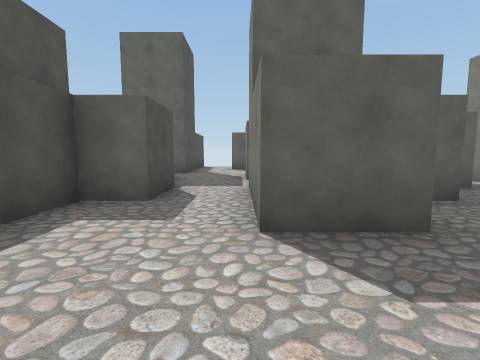
[1] (above)

24 first-person views from a walk through a 3-D level made in the Unity game engine. The camera is 1.4 m above the floor, tilts 6° down and sees 85° across. The floor is counted in squares, 2 m on a side. Each view is taken from the middle of a square. On the plan, view 1 faces up. The plan holds only what a view shows up to about 9 squares ahead; the rest is blank. The player is left out.

[2]
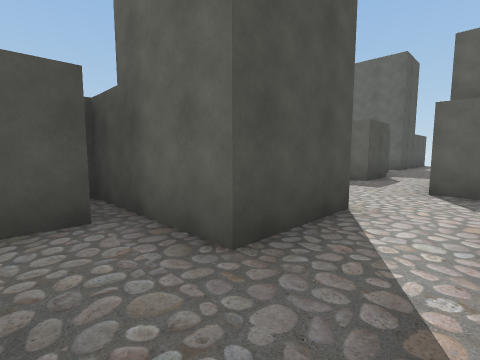

[3]
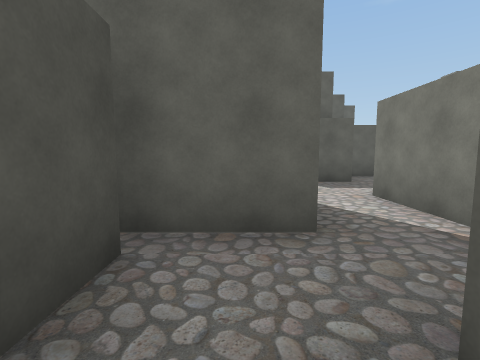

[4]
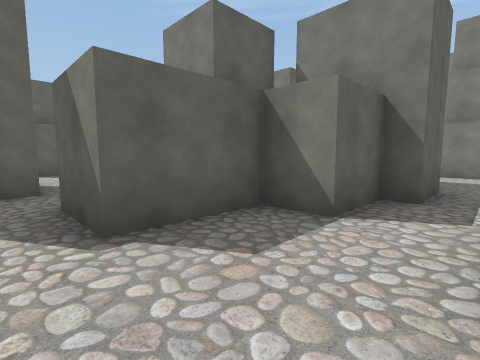

[5]
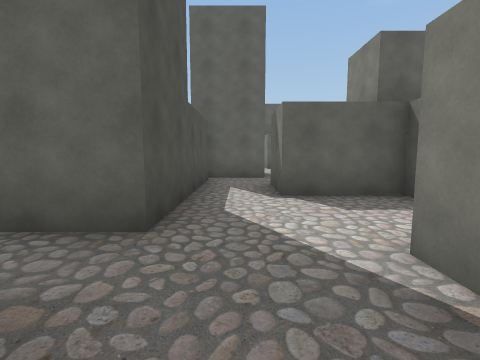

[6]
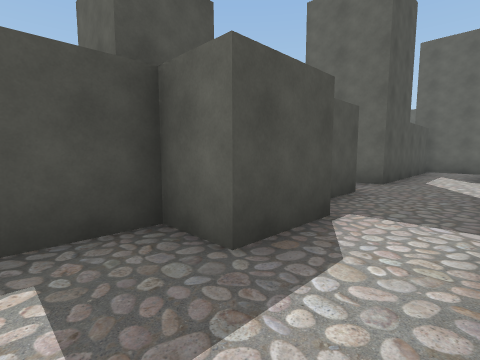

[7]
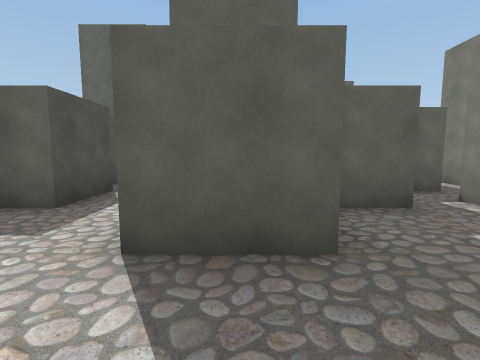

[8]
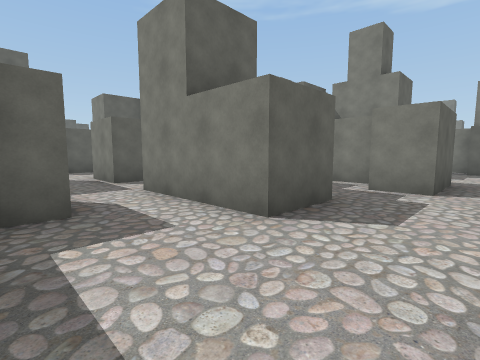

[9]
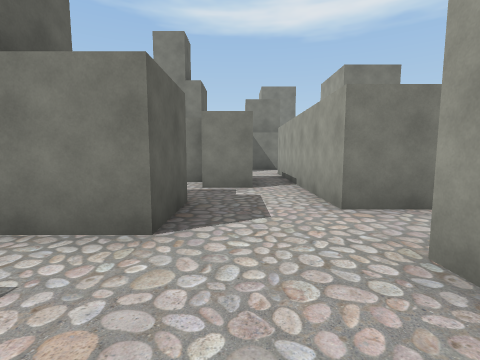

[10]
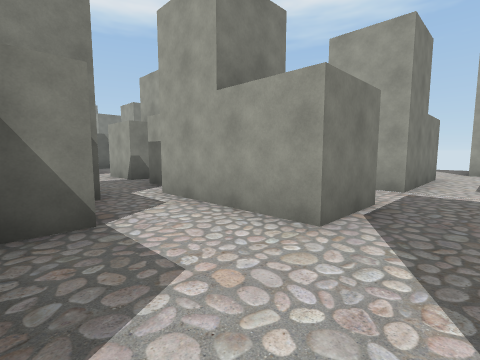

[11]
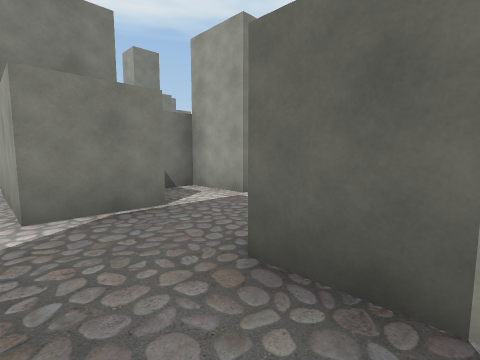

[12]
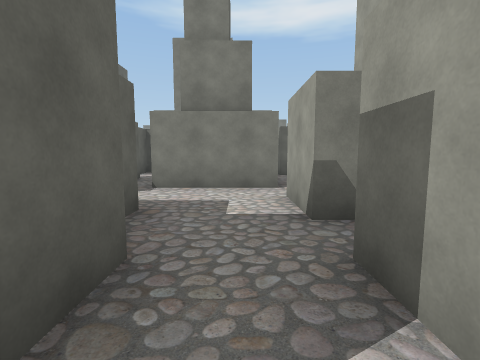

[13]
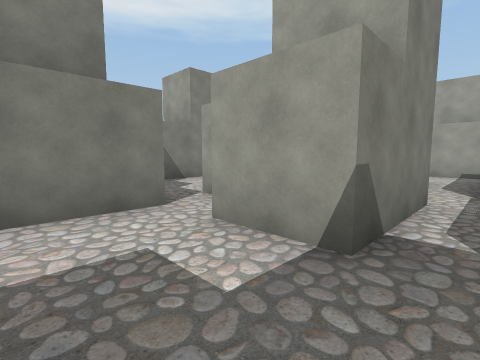

[14]
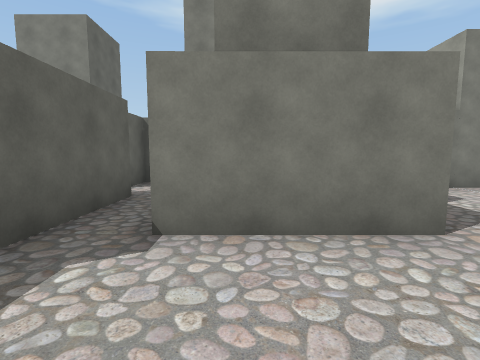

[15]
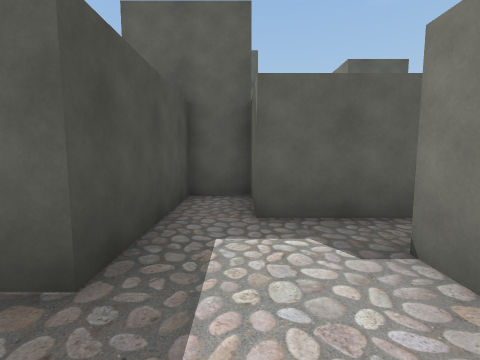

[16]
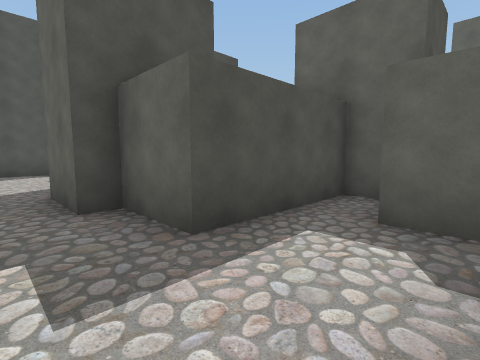

[17]
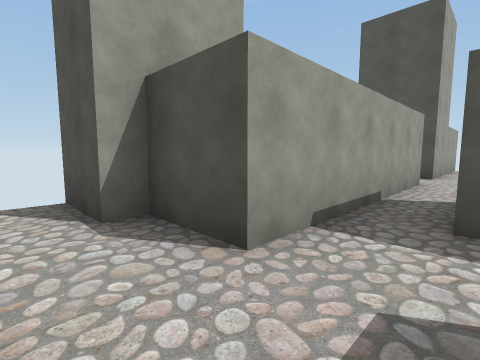

[18]
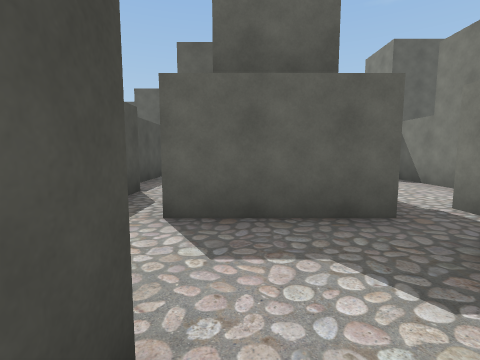

[19]
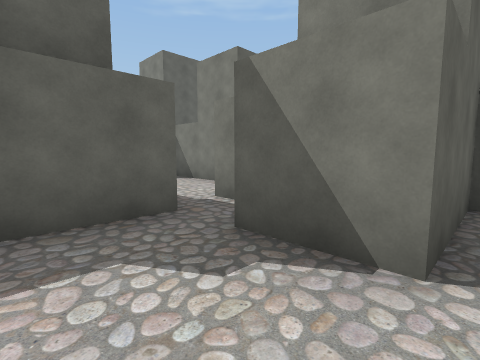

[20]
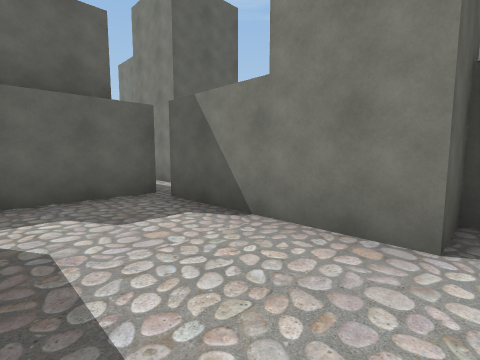

[21]
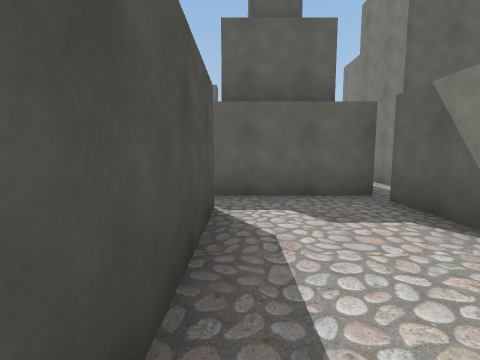

[22]
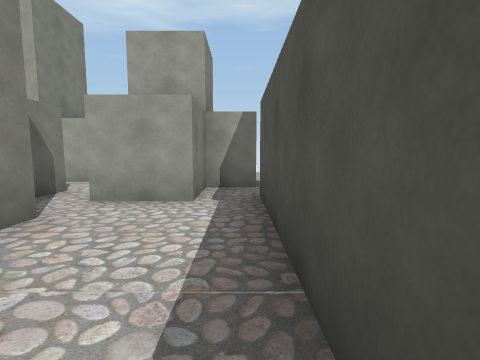

[23]
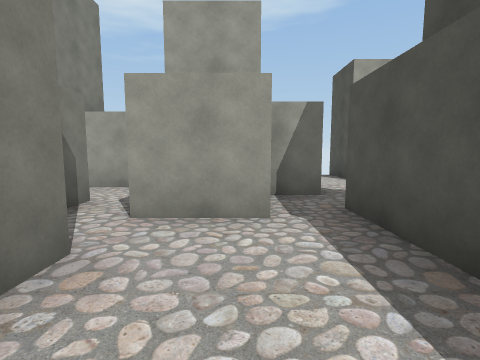

[24]
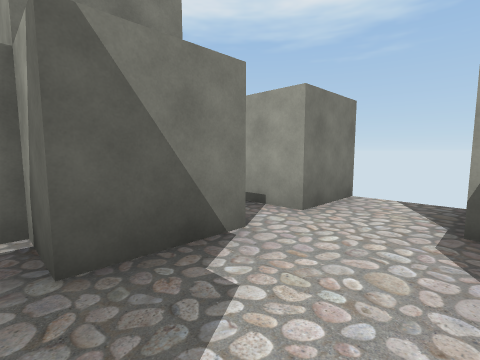

### Floor plan
Points are (right, up) in squares from view 1. A wall is a line through its corners. A room is listed if a view was taken in it or the views show most of it. See-through windows are left out.
Room 1 (views 1, 2)
walls: (1.2, -1.6) (1.2, 0.2); (-1.8, -2.1) (-1.8, -3.6); (-0.3, 0.4) (-0.3, -1.7) (-3.4, -1.7)
ways out: opening at (-1, -4) to room 2; opening at (0.5, -0.5)
Room 2 (views 3, 4, 5, 6, 7, 8, 9, 10, 11, 12)
walls: (-1.3, -10.1) (-1.3, -11.8) (-2.3, -11.8) (-2.3, -13); (0.9, -8.8) (0.2, -8.8) (0.2, -7.3) (3.2, -7.3); (-3, -8.3) (-1.8, -8.3) (-1.8, -9.2); (3.2, -11.8) (2.2, -11.8); (1.8, -13.3) (0.2, -13.3) (0.2, -10.3) (1.7, -10.3) (1.7, -9.5); (4.8, -10.3) (4.1, -10.3); (3.2, -6.3) (3.2, -5.8) (1.7, -5.8) (1.7, -4.8) (-0.3, -4.8) (-0.3, -3.2); (4.2, -13.1) (4.2, -11.2); (3.2, -14.3) (3.2, -13.2); (1.2, -15.3) (3.5, -15.3); (-2.5, -15.3) (-0.3, -15.3); (-1.8, -3.6) (-1.8, -6.8) (-3.1, -6.8)
ways out: opening at (-1, -4) to room 1; opening at (3, -7) to room 3; opening at (4, -11) to room 3; opening at (4.5, -15) to room 5; opening at (-3, -14.5); opening at (-2.5, -7.5); opening at (0.5, -16.5)
Room 3 (views 13, 14)
walls: (4.7, -8.2) (4.7, -10); (3.8, -7.8) (4.8, -7.8); (5.7, -10.4) (5.7, -7.8); (6.2, -5.8) (4.7, -5.8) (4.7, -6.3) (3.2, -6.3)
ways out: opening at (3, -7) to room 2; opening at (4, -11) to room 2; opening at (6, -6.5) to room 4; opening at (6, -12.5) to room 5
Room 4 (views 15, 16)
walls: (8.2, -7.9) (8.2, -5.2); (10.2, -4.3) (7.2, -4.3) (7.2, -2.7) (6.2, -2.7) (6.2, -5.8); (5.7, -7.8) (7.2, -7.8)
ways out: opening at (6, -6.5) to room 3; opening at (9, -8) to room 6; opening at (9.5, -5)
Room 5 (views 17, 18, 19, 24)
walls: (5.2, -14.3) (3.2, -14.3); (8.7, -13.3) (6.1, -13.3); (3.5, -15.3) (6.7, -15.3) (6.7, -16.8) (7.2, -16.8) (7.2, -18.2); (8.7, -18.4) (8.7, -16.8) (9.6, -16.8); (5.2, -11.2) (5.2, -11.9); (11.2, -15.8) (8.7, -15.8) (8.7, -14.3) (9.7, -14.3) (9.7, -12.8)
ways out: opening at (4.5, -15) to room 2; opening at (6, -12.5) to room 3; opening at (9, -13) to room 6
Room 6 (views 20, 21, 22, 23)
walls: (8.7, -8.8) (8.7, -13.3); (11.2, -7.8) (8.5, -7.8); (9.7, -12.8) (11.2, -12.8); (12.2, -11.8) (11.2, -11.8) (11.2, -8.3) (11.6, -8.3); (12.2, -6.6) (12.2, -5.8)
ways out: opening at (9, -8) to room 4; opening at (9, -13) to room 5; opening at (12, -13); opening at (12, -6)

Where each view was taken, in squares from view 1:
view 1: 0 up, 0 right, facing up
view 2: 3 down, 1 right, facing up-left
view 3: 4 down, 1 left, facing up
view 4: 7 down, 1 left, facing up-right
view 5: 9 down, 1 left, facing up
view 6: 13 down, 0 right, facing up-left
view 7: 15 down, 1 right, facing up
view 8: 15 down, 2 left, facing up-right
view 9: 14 down, 2 left, facing right
view 10: 5 down, 1 left, facing down-right
view 11: 7 down, 3 left, facing down-right
view 12: 7 down, 3 right, facing right
view 13: 6 down, 5 right, facing down-right
view 14: 6 down, 6 right, facing right
view 15: 7 down, 7 right, facing up
view 16: 7 down, 8 right, facing up-left
view 17: 14 down, 8 right, facing down-left
view 18: 16 down, 7 right, facing up
view 19: 16 down, 7 right, facing up-right
view 20: 12 down, 9 right, facing up-right
view 21: 12 down, 9 right, facing up
view 22: 9 down, 9 right, facing down
view 23: 10 down, 10 right, facing down
view 24: 14 down, 7 right, facing down-right
